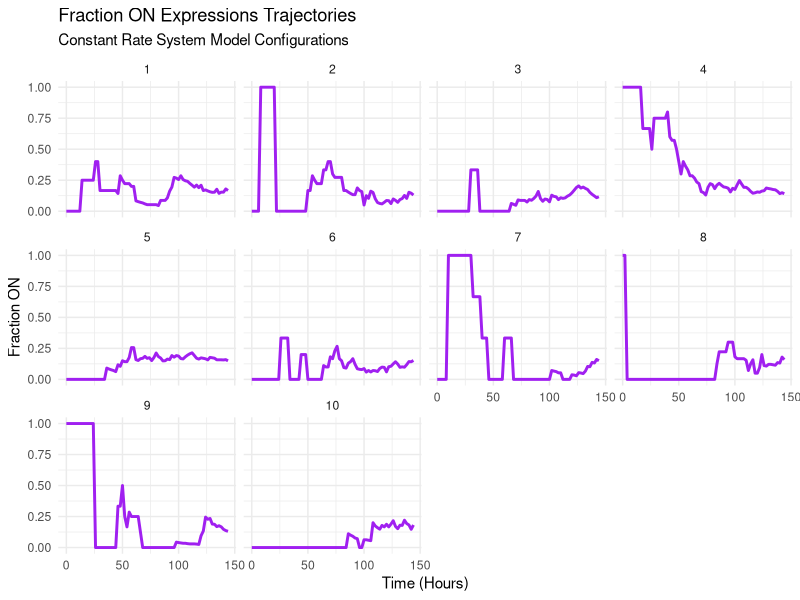
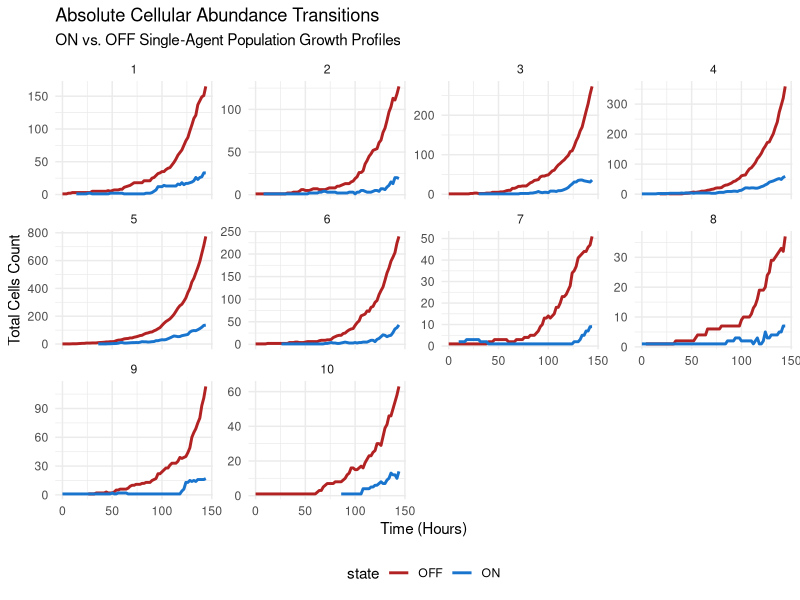
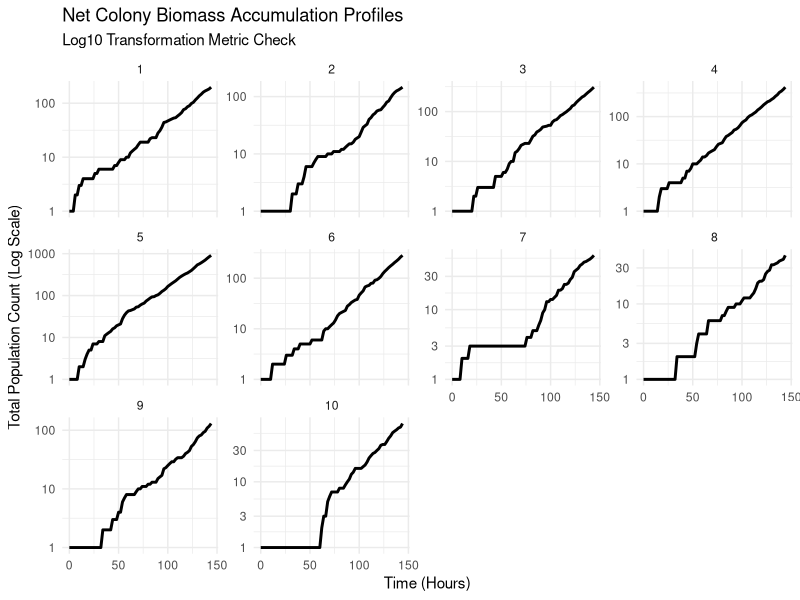

Reproduce these figures in R, in order.
# ==============================================================================
# Constant-Rate Stochastic Lineage Engine (Gillespie Tracking)
# Author: Apurv Srivastav
# Description: Continuous-time simulation of single-cell colony expansions with 
#              constant phenotypic state transitions (independent of colony size). 
#              Tracks exact mother-daughter cell lineage histories.
# ==============================================================================

# --- 1. DEPENDENCIES & ENVIRONMENT SETUP ---
library(ggplot2)
library(dplyr)
library(purrr)
library(tidyr)

set.seed(42)

# --- 2. GLOBAL CONSTANTS & EXPERIMENTAL HYPERPARAMETERS ---
GROWTH_RATE   <- log(2) / 18  
T_END_SIM     <- 144   
NUM_COLONIES  <- 10
RECORD_TIMES  <- seq(0, T_END_SIM, by = 2) 

# Constant Phenotypic Transition Kinetic Rates
KOFF_CONSTANT <- 0.04429719 
KON_CONSTANT  <- 0.007508616 

# Analytical Steady-State Target Profile
THEORETICAL_FRAC <- KON_CONSTANT / (KON_CONSTANT + KOFF_CONSTANT)

# --- 3. HIGH-PERFORMANCE LINEAGE ENGINE ---

#' Simulates Single-Cell Trees Using Pre-Allocated Fixed Arrays
#' @return List holding an tracking logging dataframe of history mutations
grow_colony_lineage_const <- function(init_state, tend, kon_val, koff_val) {
  
  # Allocate large vector stores up front to avoid dataframe memory fragmenting
  max_estimated_events <- 25000
  v_time      <- numeric(max_estimated_events)
  v_event     <- character(max_estimated_events)
  v_parent    <- integer(max_estimated_events)
  v_d1        <- integer(max_estimated_events)
  v_d2        <- integer(max_estimated_events)
  v_cell      <- integer(max_estimated_events)
  v_new_state <- character(max_estimated_events)
  
  # Track active simulation cell arrays natively
  active_ids    <- c(1L)
  active_states <- c(init_state)
  
  t       <- 0
  next_id <- 2L
  log_idx <- 1L
  
  while (t < tend && length(active_ids) > 0) {
    N <- length(active_ids)
    
    # Vectorized rates calculations
    switch_rates <- ifelse(active_states == "ON", koff_val, kon_val)
    total_rates  <- GROWTH_RATE + switch_rates
    sum_all_rate <- sum(total_rates)
    
    if (is.na(sum_all_rate) || sum_all_rate <= 0) break
    
    t <- t + rexp(1, sum_all_rate)
    if (t > tend) break
    
    # Choose operational cell index via base probability arrays
    chosen_idx  <- sample.int(N, size = 1, prob = total_rates)
    chosen_id   <- active_ids[chosen_idx]
    chosen_stat <- active_states[chosen_idx]
    
    # Branching decision matrix logic
    if (runif(1) < (GROWTH_RATE / total_rates[chosen_idx])) {
      # Path A: Symmetric Mitotic Division
      v_time[log_idx]   <- t
      v_event[log_idx]  <- "division"
      v_parent[log_idx] <- chosen_id
      v_d1[log_idx]     <- next_id
      v_d2[log_idx]     <- next_id + 1L
      
      active_ids    <- c(active_ids[-chosen_idx], next_id, next_id + 1L)
      active_states <- c(active_states[-chosen_idx], chosen_stat, chosen_stat)
      next_id       <- next_id + 2L
    } else {
      # Path B: Stochastic State Toggle Conversion Step
      new_state <- ifelse(chosen_stat == "ON", "OFF", "ON")
      
      v_time[log_idx]      <- t
      v_event[log_idx]     <- "switch"
      v_cell[log_idx]      <- chosen_id
      v_new_state[log_idx] <- new_state
      
      active_states[chosen_idx] <- new_state
    }
    log_idx <- log_idx + 1L
    
    # Safe protection guard checking array boundary constraints
    if (log_idx > max_estimated_events) {
      expansion_blocks     <- 15000
      v_time      <- c(v_time, numeric(expansion_blocks))
      v_event     <- c(v_event, character(expansion_blocks))
      v_parent    <- c(v_parent, integer(expansion_blocks))
      v_d1        <- c(v_d1, integer(expansion_blocks))
      v_d2        <- c(v_d2, integer(expansion_blocks))
      v_cell      <- c(v_cell, integer(expansion_blocks))
      v_new_state <- c(v_new_state, character(expansion_blocks))
    }
  }
  
  valid_slices <- 1:(log_idx - 1L)
  lineage_df   <- data.frame(
    time      = v_time[valid_slices],
    event     = v_event[valid_slices],
    parent    = v_parent[valid_slices],
    d1        = v_d1[valid_slices],
    d2        = v_d2[valid_slices],
    cell      = v_cell[valid_slices],
    new_state = v_new_state[valid_slices],
    stringsAsFactors = FALSE
  )
  
  return(list(lineage = lineage_df))
}

#' Slices continuous event streams chronologically to build static snapshot tables
get_snapshot <- function(time_point, lineage_df, init_state) {
  states <- data.frame(
    cell_id    = 1L, 
    mother_id  = NA_integer_, 
    state      = init_state, 
    birth_time = 0
  )
  
  if (nrow(lineage_df) == 0) {
    states$snapshot_time <- time_point
    return(states)
  }
  
  valid_events <- lineage_df %>% filter(time <= time_point)
  if (nrow(valid_events) == 0) {
    states$snapshot_time <- time_point
    return(states)
  }
  
  for (i in seq_len(nrow(valid_events))) {
    event <- valid_events[i, ]
    if (event$event == "division") {
      p_idx <- which(states$cell_id == event$parent)
      parent_state <- states$state[p_idx]
      states <- states[-p_idx, ]
      
      states <- bind_rows(
        states,
        data.frame(cell_id    = c(event$d1, event$d2),
                   mother_id  = as.integer(event$parent),
                   state      = parent_state,
                   birth_time = event$time)
      )
    } else if (event$event == "switch") {
      states$state[states$cell_id == event$cell] <- event$new_state
    }
  }
  states$snapshot_time <- time_point
  return(states)
}

# --- 4. PIPELINE RUNNER PROCESSOR ---

message(sprintf("Executing constant rate simulation suite for %s colonies...", NUM_COLONIES))
all_snapshots_list <- vector("list", NUM_COLONIES)

for (col_id in 1:NUM_COLONIES) {
  init_state <- ifelse(runif(1) <= THEORETICAL_FRAC, "ON", "OFF")
  out <- grow_colony_lineage_const(init_state, T_END_SIM, KON_CONSTANT, KOFF_CONSTANT)
  
  lineage_df <- out$lineage
  
  # Gather validation metrics indexing parent-birth historical traces
  division_times <- lineage_df %>%
    filter(event == "division") %>%
    select(cell_id = parent, division_time = time)
  
  snaps <- map_df(RECORD_TIMES, ~ get_snapshot(.x, lineage_df, init_state)) %>%
    left_join(division_times, by = "cell_id") %>%
    mutate(colony_id = col_id)
  
  all_snapshots_list[[col_id]] <- snaps
}

# Consolidate complete snapshots tracking dataframes
final_table <- bind_rows(all_snapshots_list) %>%
  select(cell_id, mother_id, state, snapshot_time, colony_id, birth_time, division_time) %>%
  arrange(colony_id, snapshot_time, cell_id)

message("\nPreviewing final clean organized datatable output structure:")
print(head(final_table, 10))

# --- 5. VISUALIZATION COMPILATION PANEL ---

# Extract and shape summarizing metrics tables
snap_summary <- final_table %>%
  group_by(colony_id, snapshot_time) %>%
  summarise(frac_on = mean(state == "ON"), total_cells = n(), .groups = "drop")

snap_counts <- final_table %>%
  group_by(colony_id, snapshot_time, state) %>%
  summarise(n = n(), .groups = "drop")

# P1: Local Continuous Phenotype Ratio Expressions
p1 <- ggplot(snap_summary, aes(snapshot_time, frac_on)) +
  geom_line(color = "purple", linewidth = 1) +
  facet_wrap(~ colony_id) +
  labs(title = "Fraction ON Expressions Trajectories", subtitle = "Constant Rate System Model Configurations", x = "Time (Hours)", y = "Fraction ON") +
  theme_minimal()

# P2: Raw Spatial Abundance Tracking Comparisons (ON vs. OFF counts)
p2 <- ggplot(snap_counts, aes(snapshot_time, n, color = state)) +
  geom_line(linewidth = 1) +
  scale_color_manual(values = c("ON" = "dodgerblue3", "OFF" = "firebrick")) +
  facet_wrap(~ colony_id, scales = "free_y") +
  labs(title = "Absolute Cellular Abundance Transitions", subtitle = "ON vs. OFF Single-Agent Population Growth Profiles", x = "Time (Hours)", y = "Total Cells Count") +
  theme_minimal() + theme(legend.position = "bottom")

# P3: Net Growth Rates (Semi-log scale projection checking)
p3 <- ggplot(snap_summary, aes(snapshot_time, total_cells)) +
  geom_line(color = "black", linewidth = 1) +
  scale_y_log10() +
  facet_wrap(~ colony_id, scales = "free_y") +
  labs(title = "Net Colony Biomass Accumulation Profiles", subtitle = "Log10 Transformation Metric Check", x = "Time (Hours)", y = "Total Population Count (Log Scale)") +
  theme_minimal()

print(p1)
print(p2)
print(p3)
